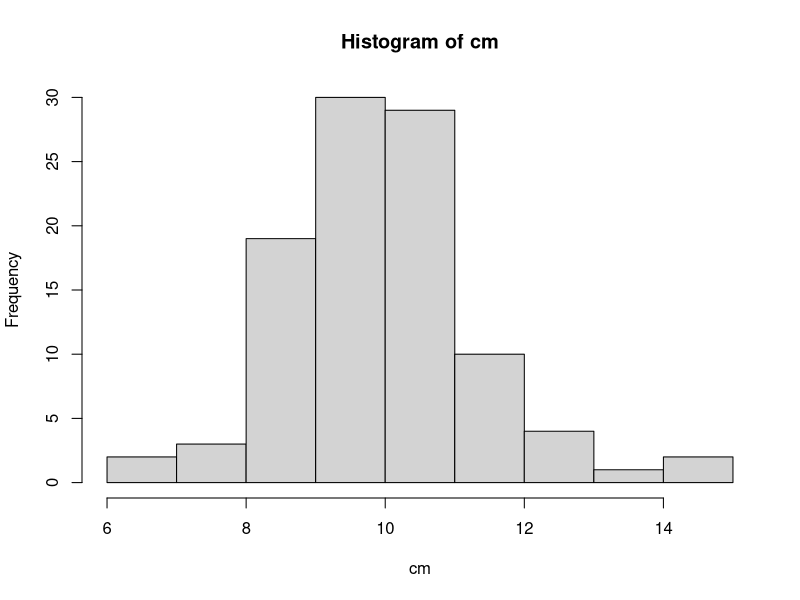

The R script that drew this image:
## Swirl Exercises Simulation

?sample

## takes 4 numbers from 1 to 6 with replacement
sample(1:6, 4, replace = TRUE)
# [1] 5 1 2 5

## We showed that randomly select four numbers
sample(1:6, 4, replace = TRUE) 
# [1] 6 4 2 3 

## Sample 10 numbers between 1 and 20, WITHOUT replacement.
sample(1:20, 10)
# [1] 15 16  9  4 14 17 12  7  2 20

LETTERS
#  [1] "A" "B" "C" "D" "E" "F" "G" "H" "I" "J" "K" "L" "M" "N" "O" "P" "Q" "R"
# [19] "S" "T" "U" "V" "W" "X" "Y" "Z"

sample(LETTERS)
#  [1] "V" "T" "K" "N" "W" "U" "J" "P" "D" "Z" "M" "Q" "X" "S" "Y" "C" "B" "H"
# [19] "A" "F" "G" "R" "O" "I" "E" "L"

## Let the value 0 represet tails and the value 1 represent heads.
sample(c(0,1), 100, replace = TRUE)

flips <- sample(c(0,1), 100, replace = TRUE, prob = c(0.3, 0.7))
flips
#   [1] 0 0 1 1 1 1 1 0 1 1 0 1 1 1 1 1 0 1 0 1 1 0 1 1 1 1 1 1 1 1 1 1 1 1 1 0 0
# [38] 1 1 0 0 0 1 0 0 1 0 0 1 1 1 1 0 1 1 1 1 1 1 1 1 0 1 1 1 1 1 0 1 1 0 1 0 1
# [75] 1 0 1 1 0 1 1 1 1 0 1 1 1 0 0 1 1 0 1 1 1 0 0 1 0 1

sum(flips)
?rbinom
## we can generate a single random variable that 
## represents the number of heads in 100 flips of our unfair coin using
rbinom(1, size = 100, prob = 0.7)

flips2 <- rbinom(100, size = 1, prob = 0.7)
flips2
sum(flips2)

?rnorm
rnorm(10)

rnorm(10, mean = 100, sd = 25)

?rpois
rpois(5, 10)
my_pois <- replicate(100, rpois(5, 10))
my_pois
cm <- colMeans(my_pois)
hist(cm) 